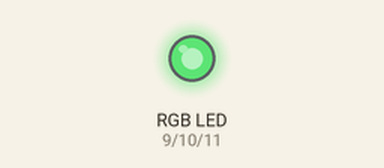
This sketch was run on a simulated Arduino Uno, built with avr-gcc and run on an emulated ATmega328P. Parts: an RGB LED mixed from three pins (HIGH = lit). Dim RGB values are drawn brighter than linear; what the sketch prints to the serial monitor is not drawn.

Above: at 37.7 s.
Timing chart, 0 to 40.0 s (numbered marks = the images above):
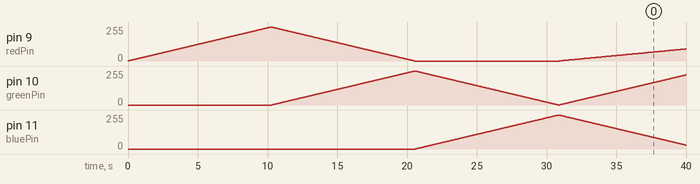

Measured:
- by itself, pin 11 (bluePin): rises from 0/255 to 255/255 in 10.3 s, then falls to 29/255 in 9.1 s

The sketch:

Color_Crossfading_Example.ino
```cpp
// Output
int redPin = 9;
int greenPin = 10;
int bluePin = 11;

// Color arrays
int black[3] = { 0, 0, 0 };
int white[3] = { 100, 100, 100 };
int red[3] = { 100, 0, 0 };
int green[3] = { 0, 100, 0 };
int blue[3] = { 0, 0, 100 };
int yellow[3] = { 40, 95, 0};
int dimWhite[3] = { 30, 30, 30 };

// Set initial color
int redVal = black[0];
int greenVal = black[1];
int blueVal = black[2];

int wait = 10;
int hold = 0;
int DEBUG = 1;
int loopCount = 60;
int repeat = 3;
int j = 0;

// Initialize color variables
int prevR = redVal;
int prevG = greenVal;
int prevB = blueVal;

// Set up the LED outputs
void setup() {
  pinMode(redPin, OUTPUT);
  pinMode(greenPin, OUTPUT);
  pinMode(bluePin, OUTPUT);

  if (DEBUG) {
    Serial.begin(9600);
  }
}

// Main program: list the order of crossfades
void loop() {
  crossFade(red);
  crossFade(green);
  crossFade(blue);
  crossFade(yellow);

  if (repeat) { // Do we loop a finite number of times?
    j += 1;
    if (j >= repeat) { // Are we there yet?
      exit(j);         // If so, stop.
    }
  }
}

int calculateStep(int prevValue, int endValue) {
  int step = endValue - prevValue;
  if (step) {
    step = 1020/step;
  }
  return step;
}

int calculateVal(int step, int val, int i) {
  if ((step) && i % step == 0) {
    if (step > 0) {
      val += 1;
    }
    else if (step < 0) {
      val -= 1;
    }
  }
  // Defensive driving: make sure val stays in the range 0-255
  if (val > 255) {
    val = 255;
  }
  else if (val < 0) {
    val = 0;
  }
  return val;
}

/* crossFade() covners the percentage colors to a 0-255 range, then loops 1020
* times, checking to see if the value needs to be updated each time, then writing
* the color values to the correct pins.
*/

void crossFade(int color[3]) {
  // Convert to 0-255
  int R = (color[0] * 255) / 100;
  int G = (color[1] * 255) / 100;
  int B = (color[2] * 255) / 100;

  int stepR = calculateStep(prevR, R);
  int stepG = calculateStep(prevG, G);
  int stepB = calculateStep(prevB, B);

  for (int i = 0; i <= 1020; i++) {
    redVal = calculateVal(stepR, redVal, i);
    greenVal = calculateVal(stepG, greenVal, i);
    blueVal = calculateVal(stepB, blueVal, i);

    analogWrite(redPin, redVal);
    analogWrite(greenPin, greenVal);
    analogWrite(bluePin, blueVal);

    delay(wait); // Pause for 'wait' milliseconds before resuming the loop

    if (DEBUG) {
      if (i == 0 or i % loopCount == 0) {
        Serial.print("Loop/RGB: #");
        Serial.print(i);
        Serial.print(" | ");
        Serial.print(redVal);
        Serial.print(" / ");
        Serial.print(greenVal);
        Serial.print(" / ");
        Serial.println(blueVal);
      }
      DEBUG += 1;
    }
  }
  // Update current values for next loop
  prevR = redVal;
  prevG = greenVal;
  prevB = blueVal;
  delay(hold); // Pause for optional 'wait' milliseconds before the loop
}
```
